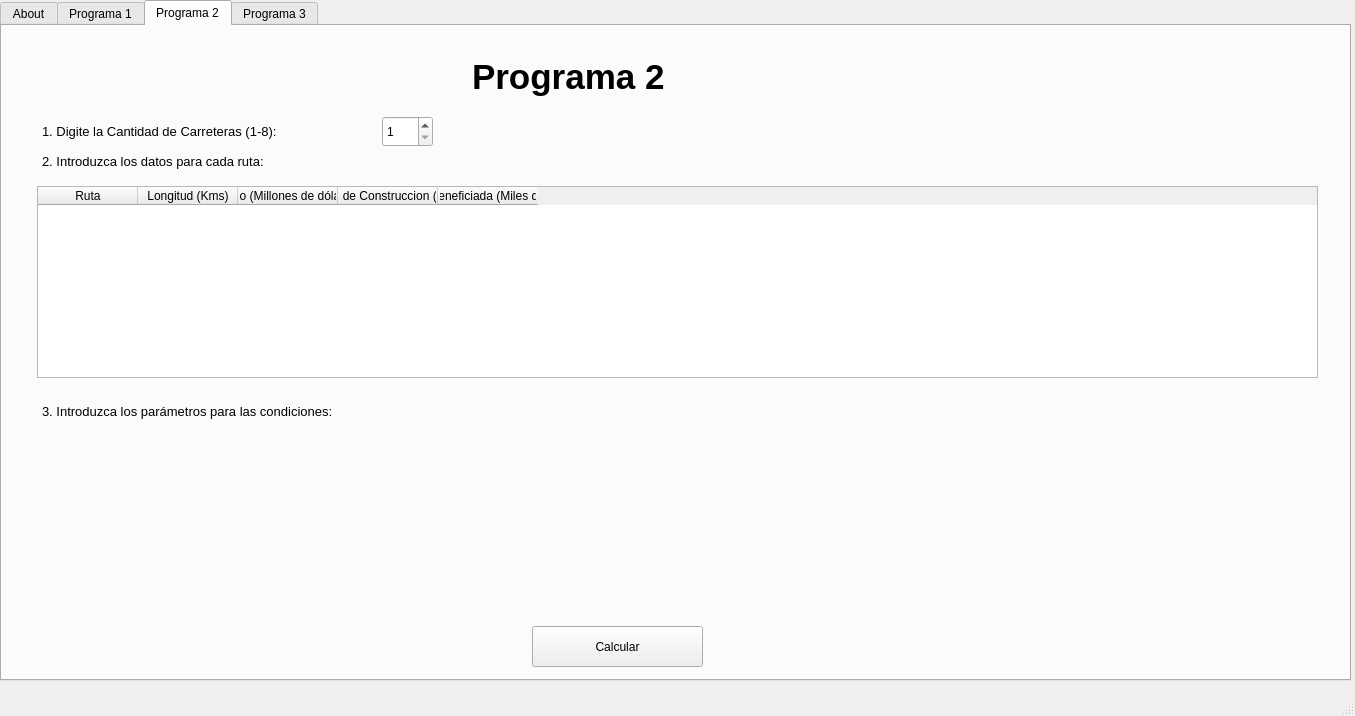
<?xml version="1.0" encoding="UTF-8"?>
<ui version="4.0">
 <class>MainWindow</class>
 <widget class="QMainWindow" name="MainWindow">
  <property name="geometry">
   <rect>
    <x>0</x>
    <y>0</y>
    <width>1355</width>
    <height>716</height>
   </rect>
  </property>
  <property name="windowTitle">
   <string>MainWindow</string>
  </property>
  <widget class="QWidget" name="centralwidget">
   <widget class="QTabWidget" name="tabWidget">
    <property name="geometry">
     <rect>
      <x>0</x>
      <y>0</y>
      <width>1351</width>
      <height>681</height>
     </rect>
    </property>
    <property name="currentIndex">
     <number>2</number>
    </property>
    <widget class="QWidget" name="tab">
     <attribute name="title">
      <string>About</string>
     </attribute>
     <widget class="QLabel" name="label_4">
      <property name="geometry">
       <rect>
        <x>340</x>
        <y>30</y>
        <width>661</width>
        <height>81</height>
       </rect>
      </property>
      <property name="font">
       <font>
        <pointsize>26</pointsize>
        <weight>75</weight>
        <bold>true</bold>
       </font>
      </property>
      <property name="text">
       <string>Proyecto Álgebra Lineal</string>
      </property>
      <property name="scaledContents">
       <bool>false</bool>
      </property>
     </widget>
    </widget>
    <widget class="QWidget" name="TabP1">
     <attribute name="title">
      <string>Programa 1</string>
     </attribute>
     <widget class="QPushButton" name="buttonSeleccionarExcel">
      <property name="geometry">
       <rect>
        <x>530</x>
        <y>490</y>
        <width>191</width>
        <height>121</height>
       </rect>
      </property>
      <property name="text">
       <string>Seleccionar excel</string>
      </property>
     </widget>
     <widget class="QLabel" name="label">
      <property name="geometry">
       <rect>
        <x>470</x>
        <y>0</y>
        <width>331</width>
        <height>101</height>
       </rect>
      </property>
      <property name="font">
       <font>
        <pointsize>26</pointsize>
        <weight>75</weight>
        <bold>true</bold>
       </font>
      </property>
      <property name="text">
       <string>Programa 1</string>
      </property>
      <property name="scaledContents">
       <bool>false</bool>
      </property>
     </widget>
     <widget class="QLabel" name="label_5">
      <property name="geometry">
       <rect>
        <x>180</x>
        <y>190</y>
        <width>361</width>
        <height>31</height>
       </rect>
      </property>
      <property name="text">
       <string>El Programa lee y retorna un archivo de excel</string>
      </property>
     </widget>
     <widget class="QLabel" name="label_6">
      <property name="geometry">
       <rect>
        <x>240</x>
        <y>120</y>
        <width>191</width>
        <height>61</height>
       </rect>
      </property>
      <property name="font">
       <font>
        <pointsize>14</pointsize>
        <weight>75</weight>
        <bold>true</bold>
       </font>
      </property>
      <property name="text">
       <string>Importante</string>
      </property>
     </widget>
     <widget class="QLabel" name="label_7">
      <property name="geometry">
       <rect>
        <x>140</x>
        <y>230</y>
        <width>421</width>
        <height>51</height>
       </rect>
      </property>
      <property name="text">
       <string>El Excel de entrada puede estar en cualquier ubicación</string>
      </property>
     </widget>
     <widget class="QLabel" name="label_8">
      <property name="geometry">
       <rect>
        <x>100</x>
        <y>280</y>
        <width>591</width>
        <height>51</height>
       </rect>
      </property>
      <property name="text">
       <string>El Excel de salida (Resultado.xlsx) se guarda en la ubicación del programa</string>
      </property>
     </widget>
     <widget class="QLabel" name="label_9">
      <property name="geometry">
       <rect>
        <x>920</x>
        <y>130</y>
        <width>221</width>
        <height>41</height>
       </rect>
      </property>
      <property name="font">
       <font>
        <pointsize>14</pointsize>
        <weight>75</weight>
        <bold>true</bold>
       </font>
      </property>
      <property name="text">
       <string>Instrucciones</string>
      </property>
     </widget>
     <widget class="QLabel" name="label_10">
      <property name="geometry">
       <rect>
        <x>860</x>
        <y>190</y>
        <width>321</width>
        <height>31</height>
       </rect>
      </property>
      <property name="text">
       <string>1. Seleccione el libro de Excel con los datos</string>
      </property>
     </widget>
     <widget class="QLabel" name="label_11">
      <property name="geometry">
       <rect>
        <x>750</x>
        <y>230</y>
        <width>561</width>
        <height>51</height>
       </rect>
      </property>
      <property name="text">
       <string>(El Programa hará los calculos y generará el resultado automáticamente)</string>
      </property>
     </widget>
     <widget class="QLabel" name="label_12">
      <property name="geometry">
       <rect>
        <x>830</x>
        <y>290</y>
        <width>401</width>
        <height>31</height>
       </rect>
      </property>
      <property name="text">
       <string>2. Abra el Excel Resultado.xlsx, y observe los datos</string>
      </property>
     </widget>
    </widget>
    <widget class="QWidget" name="TabP2">
     <attribute name="title">
      <string>Programa 2</string>
     </attribute>
     <widget class="QLabel" name="label_2">
      <property name="geometry">
       <rect>
        <x>470</x>
        <y>0</y>
        <width>331</width>
        <height>101</height>
       </rect>
      </property>
      <property name="font">
       <font>
        <pointsize>26</pointsize>
        <weight>75</weight>
        <bold>true</bold>
       </font>
      </property>
      <property name="text">
       <string>Programa 2</string>
      </property>
      <property name="scaledContents">
       <bool>false</bool>
      </property>
     </widget>
     <widget class="QPushButton" name="buttonCalcularCarretera">
      <property name="geometry">
       <rect>
        <x>530</x>
        <y>600</y>
        <width>171</width>
        <height>41</height>
       </rect>
      </property>
      <property name="text">
       <string>Calcular</string>
      </property>
     </widget>
     <widget class="QLabel" name="nombreCantidadCarreteras">
      <property name="geometry">
       <rect>
        <x>40</x>
        <y>90</y>
        <width>351</width>
        <height>31</height>
       </rect>
      </property>
      <property name="font">
       <font>
        <pointsize>10</pointsize>
       </font>
      </property>
      <property name="text">
       <string>1. Digite la Cantidad de Carreteras (1-8):</string>
      </property>
     </widget>
     <widget class="QSpinBox" name="spinBoxCantCarreteras">
      <property name="geometry">
       <rect>
        <x>380</x>
        <y>90</y>
        <width>51</width>
        <height>31</height>
       </rect>
      </property>
      <property name="minimum">
       <number>1</number>
      </property>
      <property name="maximum">
       <number>8</number>
      </property>
     </widget>
     <widget class="QTableWidget" name="tableWidgetRutas">
      <property name="geometry">
       <rect>
        <x>35</x>
        <y>160</y>
        <width>1281</width>
        <height>192</height>
       </rect>
      </property>
      <column>
       <property name="text">
        <string>Ruta</string>
       </property>
      </column>
      <column>
       <property name="text">
        <string>Longitud (Kms)</string>
       </property>
      </column>
      <column>
       <property name="text">
        <string>Costo (Millones de dólares)</string>
       </property>
      </column>
      <column>
       <property name="text">
        <string>Tiempo de Construccion (Meses)</string>
       </property>
      </column>
      <column>
       <property name="text">
        <string>Población Beneficiada (Miles de personas)</string>
       </property>
      </column>
     </widget>
     <widget class="QLabel" name="nombreCantidadCarreteras_2">
      <property name="geometry">
       <rect>
        <x>40</x>
        <y>120</y>
        <width>351</width>
        <height>31</height>
       </rect>
      </property>
      <property name="font">
       <font>
        <pointsize>10</pointsize>
       </font>
      </property>
      <property name="text">
       <string>2. Introduzca los datos para cada ruta:</string>
      </property>
     </widget>
     <widget class="QLabel" name="nombreCantidadCarreteras_3">
      <property name="geometry">
       <rect>
        <x>40</x>
        <y>370</y>
        <width>401</width>
        <height>31</height>
       </rect>
      </property>
      <property name="font">
       <font>
        <pointsize>10</pointsize>
       </font>
      </property>
      <property name="text">
       <string>3. Introduzca los parámetros para las condiciones:</string>
      </property>
     </widget>
    </widget>
    <widget class="QWidget" name="TapP3">
     <attribute name="title">
      <string>Programa 3</string>
     </attribute>
     <widget class="QLabel" name="label_3">
      <property name="geometry">
       <rect>
        <x>480</x>
        <y>10</y>
        <width>351</width>
        <height>101</height>
       </rect>
      </property>
      <property name="font">
       <font>
        <pointsize>26</pointsize>
        <weight>75</weight>
        <bold>true</bold>
       </font>
      </property>
      <property name="text">
       <string>Programa 3</string>
      </property>
      <property name="scaledContents">
       <bool>false</bool>
      </property>
     </widget>
    </widget>
   </widget>
  </widget>
  <widget class="QStatusBar" name="statusbar"/>
 </widget>
 <resources/>
 <connections/>
</ui>
